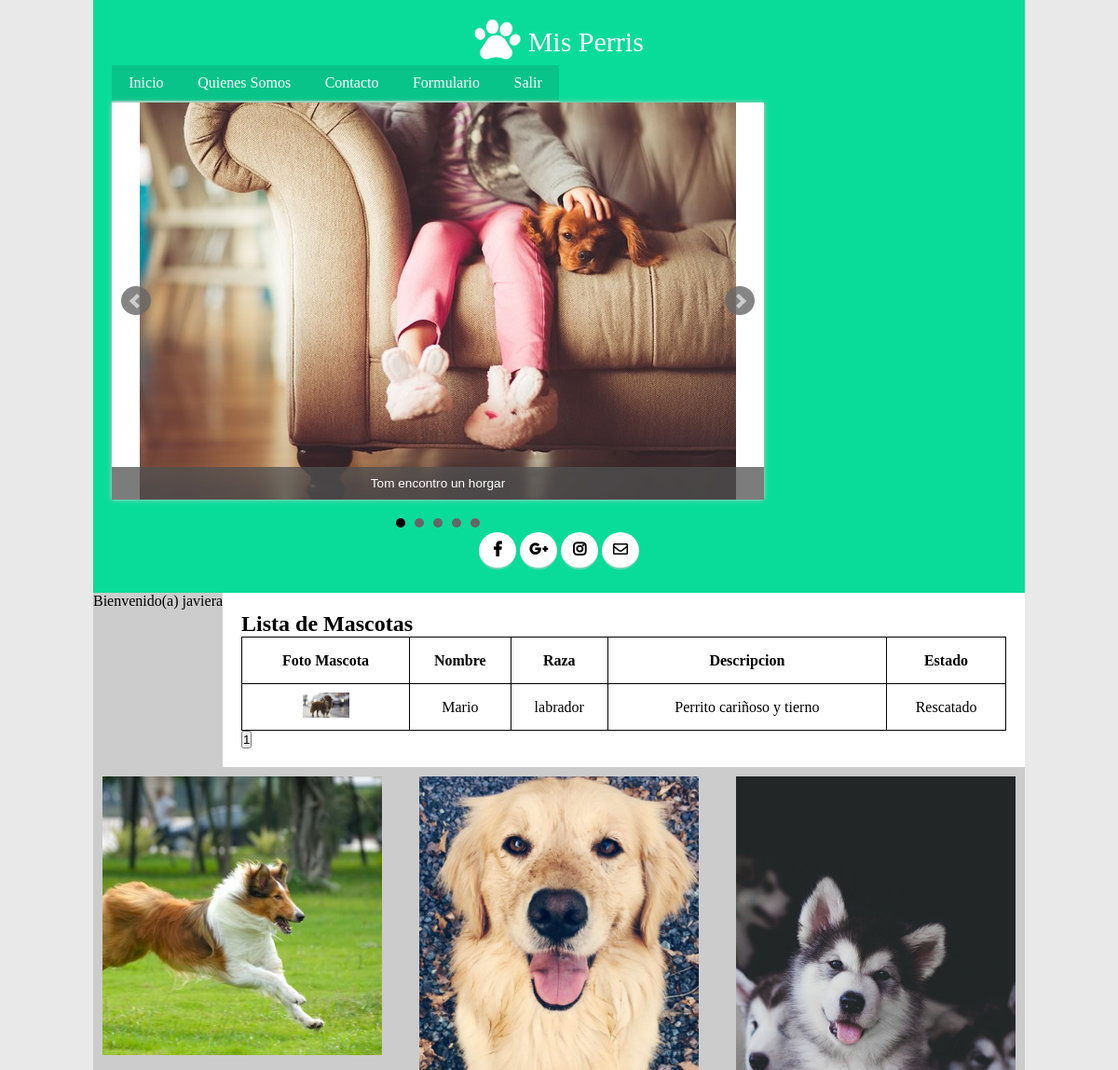
The app's page /mascota/ (signed in, upper part), older data.
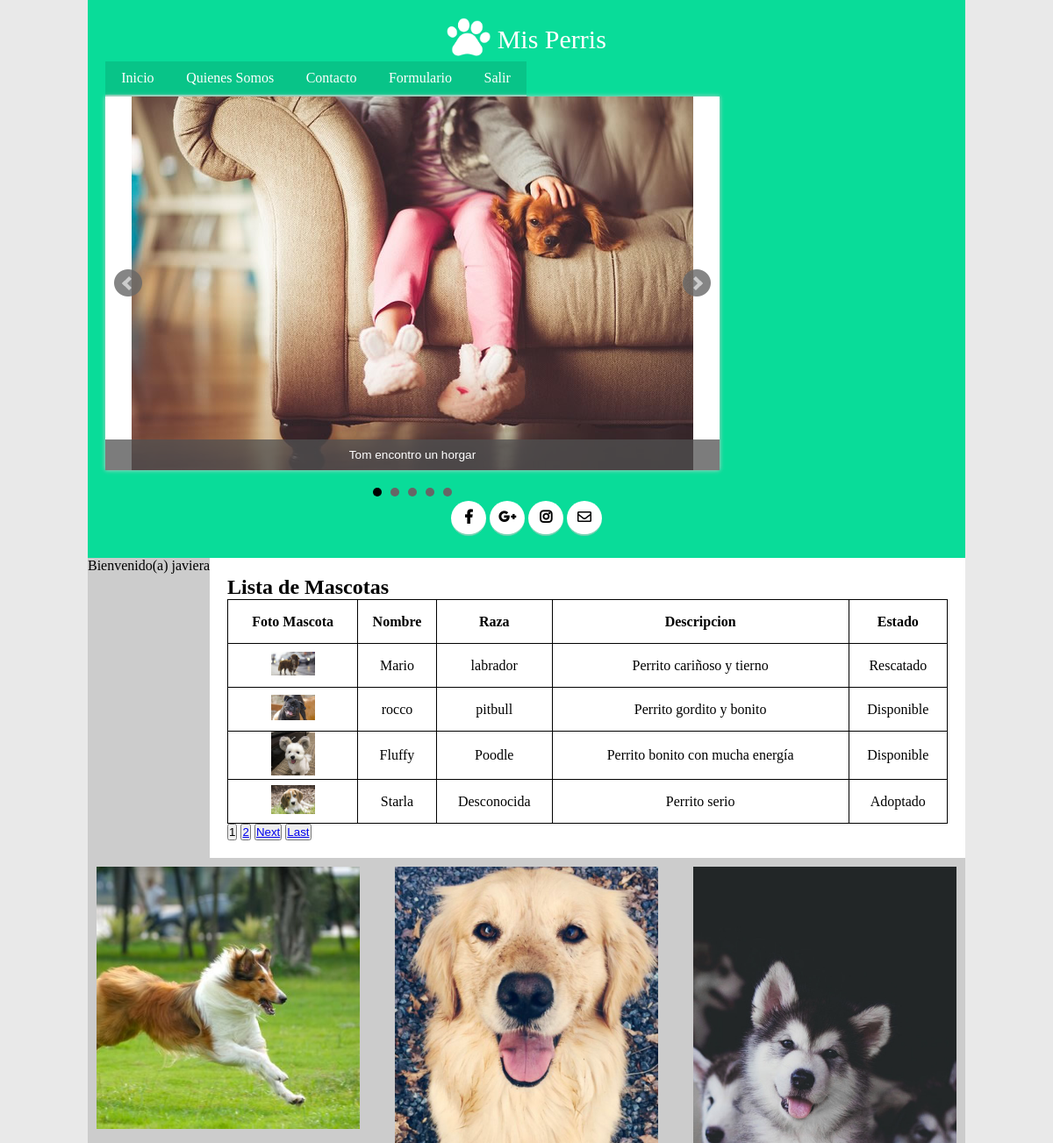
The same page, newer data.
### Api/models.py (models this page shows)
class Mascota(models.Model):
    codigoMascota = models.AutoField(primary_key = True)
    fotoMascota = models.ImageField(upload_to='FotosMascotas/')
    nombreMascota = models.CharField(max_length = 20)
    raza = models.CharField(max_length = 20)
    descripcion = models.TextField()
    estado = models.CharField(max_length = 15)

### Sistema/views.py (the view)
# urls.py: url(r'^mascota/$',views.listar,name="mascota"),
@login_required(login_url='login')
def listar(request):
    actual=request.user
    form=AgregarMascotas(request.POST, request.FILES)
    if form.is_valid():
        data=form.cleaned_data
        mascota=Mascota(fotoMascota=data.get("fotoMascota"),nombreMascota=data.get("nombreMascota"),raza=data.get("raza"),descripcion=data.get("descripcion"),estado=data.get("estado"))
        mascota.save()
    mascota=Mascota.objects.all()
    paginator = Paginator(mascota, 4)
    page = request.GET.get('page')
    mascota = paginator.get_page(page)
    return render(request,"listar.html",{'paginator':paginator,'actual':actual,'form':form,'mascota':mascota,'acciones':acciones,})

### Sistema/templates/listar.html (shortened to what this page needs)
{% extends "master.html" %}
{% load staticfiles %}
{% load static %}
{% block Carrusel %}
<div id="carrusel">
			<div><img src="{% static 'img/Tom.jpg' %}" alt="nueve" title="Tom encontro un horgar"></div>
			</div>
			<div class="social">
			<nav>
				 <span><a href="https://es-la.facebook.com/" target="_blank" <i class="fab fa-facebook-f"></i></a></span>
				 <span><a href="http://www.googleplus.com/" target="_blank" <i class="fab fa-google-plus-g"></i></a></span>
				 <span><a href="https://www.instagram.com/?hl=es-la" target="_blank" <i class="fab fa-instagram"></i></a></span>
				 <span><a href="mailto:anto_catro_correa@hotmail.com" target="_blank" <i class="far fa-envelope"></i></a></span>
			</nav>
			</div>
{% endblock %}
{% block Import %}
<link rel="stylesheet" href="{% static 'css/tabla.css' %}">
{% endblock %}
{% block usuario %}
  <div>
    {% if actual %}
        <div class="logo">Bienvenido(a) {{actual.username}}</div>
    {% endif %}
    </div>
{% endblock %}
{% block Indices %}
<nav>
	<a href="{% url 'indice' %}">Inicio</a>
	<a href="{% url 'nosotros' %}">Quienes Somos</a>
	<a href="{% url 'contacto' %}">Contacto</a>
	<a href="{% url 'registrate' %}">Formulario</a>
    <a href="{% url 'logout' %}">Salir</a>
</nav>
{% endblock %}
{% block Lista %}
<h1 >Lista de Mascotas</h1>
{% if mascota %}
<table>
    <tr>
         <th> Foto Mascota</th>
         <th> Nombre </th>
         <th> Raza </th>
         <th> Descripcion </th>
         <th> Estado </th>
    </tr>
    {% for m in mascota %}
    <tr>
         <td> <img src="/media/{{ m.fotoMascota }}" width="50px" alt=""> </td>
         <td>{{ m.nombreMascota }}</td>
         <td>{{ m.raza }}</td>
         <td>{{ m.descripcion }}</td>
         <td>{{ m.estado }}</td>
    </tr>
    {% endfor %}
</table>
{% else %}
<h3>No hay Mascotas registradas</h3>
{% endif %}
<div class="pagination">
    {% for num in mascota.paginator.page_range %}
      {% if mascota.number == num %}
      <button>
        <span>{{ num }}</span>
    </button>
      {% elif num > mascota.number|add:'-3' and num < mascota.number|add:'3' %}
      <button>
        <a href="?page={{ num }}">{{ num }}</a>
      </button>
      {% endif %}
    {% endfor %}
    {% if mascota.has_next %}
    <button>
      <a href="?page={{ mascota.next_page_number }}">Next</a>
    </button>
    <button>
     <a href="?page={{ mascota.paginator.num_pages }}">Last</a>
    </button>
    {% endif %}
  </div>
{% endblock %}

### Sistema/templates/master.html (shortened to what this page needs)
<!doctype html>
{% load static %}
{% load pwa %}
<html lang="es">
<head>
    <link rel="stylesheet" href="{% static 'css/jquery.bxslider.css' %}">
	<link rel="stylesheet" href="{% static 'css/estilos.css' %}">
	<link rel="stylesheet" href="https://use.fontawesome.com/releases/v5.3.1/css/all.css">
    {% block Import %}
    {% endblock %}
</head>
    <body>
        <div class="contenedor">
		<header>
			<div class="logo">
				<img src="{% static 'images/huella_blanca.png' %}" width="150" alt="">
				<a href="{% url 'indice' %}">Mis Perris</a>
			</div>
			{% block Indices %}
			{% endblock %}
            {% block Carrusel %}
            {% endblock %}
		</header>
    	{% block usuario %}
		{% endblock %}
		<section class="main">
                <div class="lista">
                    {% block Lista%}
                    {% endblock %}
                </div>
		</section>
		<div class="contenedor">
			<div class="caja">
				<img src="{% static 'images/08.jpg' %}"  >
			</div>
			<div class="caja largo">
				<img src="{% static 'images/15.png' %}" style="height:50%" >
			</div>
			<div class="caja">
				<img src="{% static 'images/17.jpg' %}" style="height:62%" >
			</div>
        </div>
	</div>
    </body>
</html>

### Sistema/static/css/estilos.css (style rules this page uses)
* { margin: 0; padding: 0; box-sizing: border-box; }
.contenedor { background:#ccc; width:90%; max-width:1000px; margin:auto; display:flex; flex-flow:row wrap; }
body { background:#e9e9e9; }
header { background:#09dc99; width:100%; padding:20px; text-align: center; justify-content:center; align-items:center; flex-direction:row; flex-wrap:wrap; }
header .logo { color:#fff; font-size:30px; }
header .logo img { width:50px ; vertical-align: top; }
header .logo a { color:#fff; text-decoration: none; line-height:50px; }
header nav { width:50%; display:flex; flex-wrap:wrap; align-items:center; }
header nav a { border-bottom: #75d2b2 2px solid; background:#08c488; color:#fff; text-align: center; text-decoration: none; padding:10px; flex-grow:1; }
.social { overflow: auto; width:100%; margin:0 auto; }
.social span { margin: 10px 0; font-size: 16px; font-weight: 600; }
.social nav { display: inline; margin-top:50px; }
.fab { display: inline-block; width: 40px; height: 40px; margin: 5px 0; padding: 0; border-radius: 50%; }
.far { display: inline-block; width: 40px; height: 40px; margin: 5px 0; padding: 0; border-radius: 50%; }
.social a { padding-top: 10px; }
.fab.fa-facebook-f { background-color: #fff; color:#010101 }
.fab.fa-google-plus-g { background-color: #fff; color:#010101 }
.fab.fa-instagram { background-color: #fff; color:#010101 }
.far.fa-envelope { background-color: #fff; color:#010101 }
.main { background:#fff; padding:20px; flex:1 1 70%; }
.contenedor { width: 100%; max-width: 1000px; margin: auto; display:flex; justify-content:space-between; }
.contenedor .caja { padding:10px; width: 32%; overflow: hidden; display:flex; flex-direction:column; justify-content:space-between; }
.contenedor .caja img { width: 100%; height: 32%; object-fit:cover; }
.contenedor .largo img { height: 48%; }

### Sistema/static/css/tabla.css (style rules this page uses)
table { border-collapse: collapse; width: 100%; }
table, td { border: 1px solid black; height: 50px; text-align: center; }
table, th { border: 1px solid black; height: 50px; text-align: center; }

Row changes from the older to the newer data that the page shows:
added Mascota: fotoMascota (picture), nombreMascota "rocco", raza "pitbull", descripcion "Perrito gordito y bonito", estado "Disponible"
added Mascota: fotoMascota (picture), nombreMascota "Fluffy", raza "Poodle", descripcion "Perrito bonito con mucha energía", estado "Disponible"
added Mascota: fotoMascota (picture), nombreMascota "Starla", raza "Desconocida", descripcion "Perrito serio", estado "Adoptado"
Text that changed along with them:
new list line: "2"
text now shown: "Next Last"
